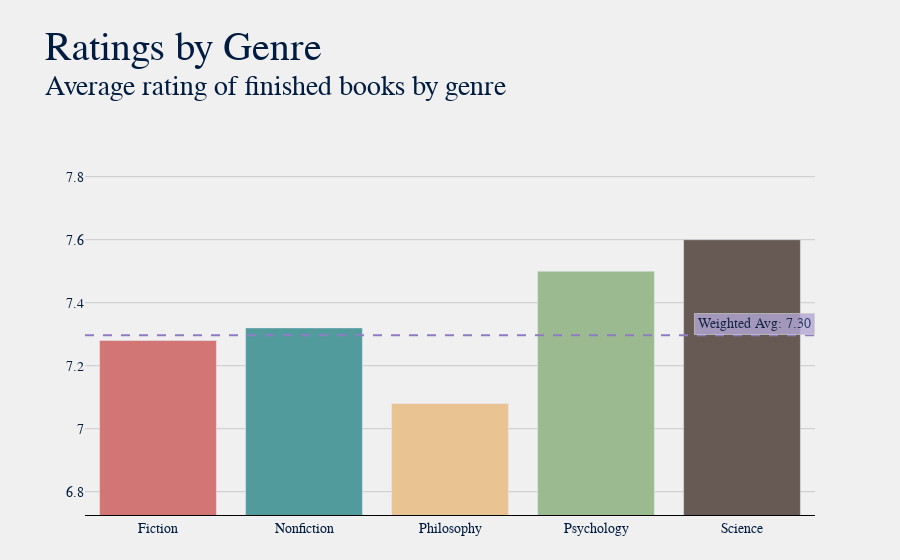

Notebook cell for this chart:
### Markdown cell above
### Ratings

### Code cell
dfr = df.groupby('Genre')['Rating'].mean().reset_index().round(2)
dfr['Total'] = df.groupby('Genre')['Title'].count().reset_index(drop=True)
# dfr.loc[len(dfr.index)] = ['Overall', dfr['Rating'].mean()]
title = "Ratings by Genre"
sub = f"Average rating of finished books by genre"
plot.gen_bar_graph(dfr, 'Genre', title, sub, avg=True, w_avg='Rating')

### Figure 1 — Plotly figure (JSON) as saved in the notebook; plotly's stock layout.template omitted (floating-point values rounded to 4 significant figures)
{"data": [{"hovertemplate": "<b>%{x}</b>: %{y}", "marker": {"color": ["#d27575", "#529b9c", "#eac392", "#9cba8f", "#675a55", "#d27575", "#529b9c", "#eac392", "#9cba8f", "#675a55", "#d27575", "#529b9c", "#eac392", "#9cba8f", "#675a55", "#d27575", "#529b9c", "#eac392", "#9cba8f", "#675a55", "#d27575", "#529b9c", "#eac392", "#9cba8f", "#675a55"]}, "name": "", "type": "bar", "x": ["Fiction", "Nonfiction", "Philosophy", "Psychology", "Science"], "y": [7.28, 7.32, 7.08, 7.5, 7.6]}], "layout": {"annotations": [{"bgcolor": "#b4a7d6", "bordercolor": "#c7c7c7", "borderpad": 3, "borderwidth": 1, "opacity": 0.8, "showarrow": false, "text": "Weighted Avg: 7.30", "x": 1, "xanchor": "right", "xref": "x domain", "y": 7.297, "yanchor": "bottom", "yref": "y"}], "autosize": true, "barmode": "group", "font": {"color": "#001c40", "family": "Baskerville", "size": 14}, "margin": {"b": 45, "l": 85, "r": 85, "t": 120}, "paper_bgcolor": "#f0f0f0", "plot_bgcolor": "#f0f0f0", "shapes": [{"line": {"color": "#8e7cc3", "dash": "dash", "width": 2}, "type": "line", "x0": 0, "x1": 1, "xref": "x domain", "y0": 7.297, "y1": 7.297, "yref": "y"}], "title": {"font": {"color": "#001c40", "family": "Baskerville, Bold", "size": 40}, "text": "Ratings by Genre<br><sup>Average rating of finished books by genre"}, "xaxis": {"autorange": true, "gridcolor": "#cbcbcb", "linecolor": "black", "range": [-0.5, 4.5], "showgrid": false, "showline": true, "title": {}, "type": "category"}, "yaxis": {"gridcolor": "#cbcbcb", "linecolor": "black", "range": [6.726, 7.98], "showgrid": true, "showline": false, "showticklabels": true, "title": {}, "type": "linear"}}}
